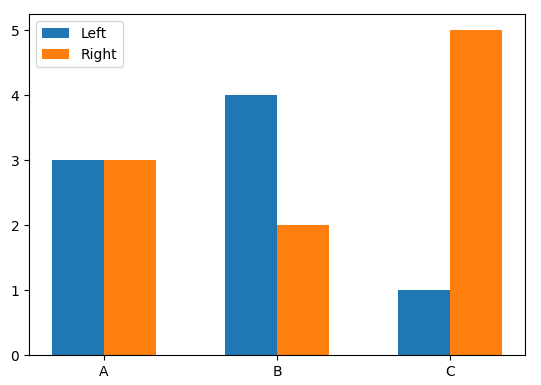

Python code for this plot:
import matplotlib.pyplot as plt
import numpy as np


firstType = [3, 3]
secondType = [4, 2]
thirdType = [1, 5]

Types = [firstType, secondType, thirdType]

position = np.array([0, 1, 2])
barWidth = 0.3

leftBar = plt.bar(position - barWidth / 2, [Type[0] for Type in Types], width = barWidth)
rightBar = plt.bar(position + barWidth / 2, [Type[1] for Type in Types], width = barWidth)

plt.xticks(position, ['A', 'B', 'C'])
plt.legend([leftBar, rightBar], ["Left", "Right"])
plt.show()
